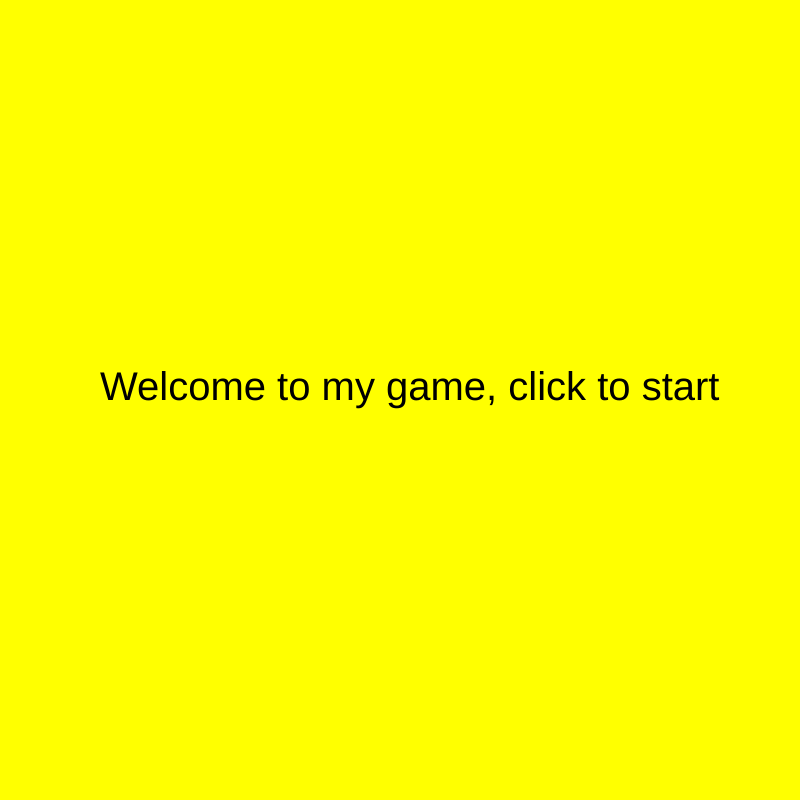
Frame 1 (no input)
Frame 60 (no input): identical to frame 1, image omitted
Frame 120 (the mouse pressed at the canvas centre since frame 60): identical to frame 1, image omitted

The p5.js sketch that drew this single still picture (run headless with seeded random() and noise() and a simulated clock; from frame 60 on, the mouse is pressed at the canvas centre):

// p5.js sketch
// ── sketch.js

var cars = [];
var frogPos ;
var myState=0;
var timer =0;

function setup() {

  createCanvas(800, 800);
  //spawn cars
  for (var i = 0; i < 5; i++) {
    cars.push(new Car());
  }

  frogPos = createVector(width/2, height-80) ;
  rectMode(CENTER) ;
  ellipseMode(CENTER) ;
}

function draw() {
  switch(myState) {

case 0:  // splash screen
//welcome to my game, click to start
background('yellow');
fill('black');
textSize(40);
text('Welcome to my game, click to start', 100,400);
break;

case 1: // the game state
game();
timer++;
if(timer>600){
  myState=3;
  timer=0;
}
break;

case 2: // the win state
background('#F9FF2E');
fill('black');
textSize(40);
text('You Won!!!', 100,400);
break;

case 3: // the lose state
background('#F9FF2E');
fill('black');
textSize(40);
text('You Lose!', 100,400);
break;

}

}
function mouseReleased(){
  switch(myState){
    case 0:
    myState =1;
    break;

    case 2: //win
    resetTheGame();
    myState =0;
    break;

    case 3: //lose
    resetTheGame();
    myState =0;
    break;

  }
}

// car class!!
function Car() {
  // attributes
  this.pos = createVector(100, 100);
  this.vel = createVector(random(-5, 5), random(-5, 5));
  this.r = random(255);
  this.g = random(255);
  this.b = random(255);


  // methods
  this.display = function() {
    fill(this.r, this.g, this.b);
    rect(this.pos.x, this.pos.y, 100, 50);
    ellipse(this.pos.x-45, this.pos.y+25, 50, 50);
    ellipse(this.pos.x+45, this.pos.y+25, 50, 50);
  }

  this.drive = function() {
    this.pos.add(this.vel);

    if (this.pos.x > width) this.pos.x = 0;
    if (this.pos.x < 0) this.pos.x = width;
    if (this.pos.y > height) this.pos.y = 0;
    if (this.pos.y < 0) this.pos.y = height;

  }

}


function checkForKeys() {
  if (keyIsDown(LEFT_ARROW)) frogPos.x = frogPos.x - 5;
  if (keyIsDown(RIGHT_ARROW)) frogPos.x = frogPos.x + 5;
  if (keyIsDown(UP_ARROW)) frogPos.y = frogPos.y - 5;
  if (keyIsDown(DOWN_ARROW)) frogPos.y = frogPos.y + 5;

}
function resetTheGame(){
  car=[];//reset the cars
  for (var i = 0; i < 5; i++) {
    cars.push(new Car());
  }
  timer=0;

}
function game(){
  background('#F605A6');
  for (var i = 0; i < cars.length; i++) {
    cars[i].display();
    cars[i].drive();
    if (cars[i].pos.dist(frogPos) < 50) {
      cars.splice(i, 1) ;
    }
  }
if(cars.length==0){
  myState=2;
}
  // draw the frog
  fill('#ACFF2E') ;
  ellipse(frogPos.x, frogPos.y, 60, 60) ;
  fill('black');
  ellipse(frogPos.x-25, frogPos.y+5, 20, 20);
  ellipse(frogPos.x+25, frogPos.y+5, 20, 20);
  fill('white');
  ellipse(frogPos.x-25, frogPos.y+5, 10, 10);
  ellipse(frogPos.x+25, frogPos.y+5, 10, 10);
  checkForKeys() ;
}
